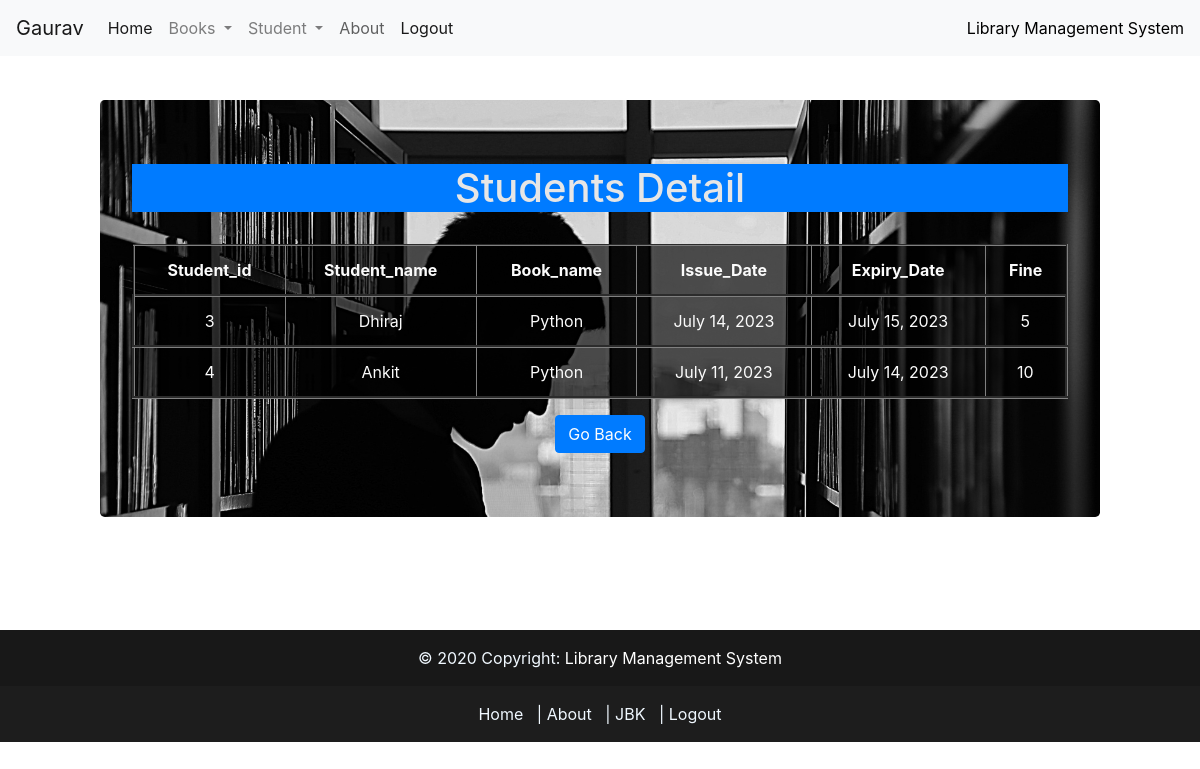
The page /display_acc_req/ (signed in) on the database its author committed.
### library_app/models.py (models this page shows)
class i_b_data(models.Model):
    s_id = models.IntegerField()
    s_name = models.CharField(max_length=25)
    b_name = models.CharField(max_length=25)
    Iss_Date=models.DateField(max_length=25)
    exp_date = models.DateField(max_length=25,null=True)
    Fine = models.IntegerField(null=True)

### library_app/views.py (the view)
# urls.py: path('display_acc_req/', dis_accpeted_data),
@login_required(login_url='/signin/')
def dis_accpeted_data(request):
    data = i_b_data.objects.all()
    for i in data :
        l = str((i.exp_date)).split('-')
        if (date.today() > date(int(l[0]),int(l[1]),int(l[2])) )  :
            i.Fine = int(str(date.today() - date(int(l[0]),int(l[1]),int(l[2])))[:2]) * 5
            i.save()
        else:
            i.Fine = 0
            i.save()
    return render(request,'library_app/accept_data.html',{'data':data})

### library_app/templates/library_app/accept_data.html (shortened to what this page needs)
<!DOCTYPE html>
<html lang="en">
<head>
    {% load static %}
    <link rel="stylesheet" href="{% static 'css/display.css' %}">
    {% include "library_app/base.html" %}
</head>
<body >
    {% include "library_app/navbar.html" %}
      <br>
      <div class='jbt1'>
      <div class="jumbotron" id="jbt" >
        <h1 id="a" class="bg-primary">Students Detail</h1>
        <br>
        <div class="table-responsive">
          {% if user.is_superuser == 1 %}
          <table class="table" id="t" border="2px">
            <thead>
              <tr>
                <th class="th-lg">Student_id</th>
                <th class="th-lg">Student_name</th>
                <th class="th-lg">Book_name</th>
                <th class="th-lg">Issue_Date</th>
                  <th class="th-lg">Expiry_Date</th>
                  <th class="th-lg">Fine</th>
              </tr>
            </thead>
            <tbody>
              {% for i in data %}
              <tr class="tr">
               <td>{{i.s_id}}</td>
               <td>{{i.s_name}}</td>
               <td>{{i.b_name}}</td>
               <td>{{i.Iss_Date}}</td>
               <td>{{i.exp_date}}</td>
               <td>{{i.Fine}}</td>
              </tr>
              {% endfor %}
          </table>
            {% endif %}
          </div>
            <span class="lead" >
              <a href="/index/" class="btn btn-primary " style="color: rgb(253, 253, 253); text-decoration: none; ">Go Back</a>
              </span>
            </div>
      </div>
    {% include "library_app/footer.html" %}
</body>
</html>

### library_app/templates/library_app/base.html (shortened to what this page needs)
<!DOCTYPE html>
<html lang="en">
<head>
    <link rel="stylesheet" href="https://cdn.jsdelivr.net/npm/bootstrap@4.0.0/dist/css/bootstrap.min.css">
</head>
<body>
</body>
</html>

### library_app/templates/library_app/navbar.html (shortened to what this page needs)
<!DOCTYPE html>
<html lang="en">
<head>
</head>
<body>
  {% if user.is_superuser == 1 %}
  <nav class="navbar navbar-expand-lg navbar-light bg-light ">
    <a class="navbar-brand" href="#">{{request.user}}</a>
    <div class="collapse navbar-collapse" id="navbarNavDropdown">
      <ul class="navbar-nav">
        <li class="nav-item active">
          <a class="nav-link" href="/index/">Home <span class="sr-only">(current)</span></a>
        </li>
          <li class="nav-item dropdown">
            <a class="nav-link dropdown-toggle" href="#" id="navbarDropdownMenuLink" data-toggle="dropdown" aria-haspopup="true" aria-expanded="false">
            Books
            </a>
            <li class="nav-item dropdown">
              <a class="nav-link dropdown-toggle" href="#" id="navbarDropdownMenuLink" data-toggle="dropdown" aria-haspopup="true" aria-expanded="false">
              Student
              </a>
        <li class="nav-item dropdown">
                       <li>
<a role="button" class="nav-link" data-toggle="modal" href="#exampleModal" style=" border: none; color: rgba(0, 0, 0, 0.619);">
About
</a>
<li class="nav-item active">
<a class="nav-link" href="/logout/">Logout <span class="sr-only">(current)</span></a>
</li>
</li>
          </ul>
        </div>
        <span class="navbar-text" id="lib">
          Library Management System
          </span>
      </nav>
  {% endif %}
</body>
</html>

### library_app/templates/library_app/footer.html (shortened to what this page needs)
<!DOCTYPE html>
<html lang="en">
<head>
</head>
<body>
<footer style="margin-top: calc(5% + 0.5px);" >
    <div class="text-center p-3" style="background-color: rgba(0, 0, 0, 0.906); color: aliceblue;">
      © 2020 Copyright:
      <a class="text-white" href="/index/">
        Library Management System</a>
    </div>
    <div class="text-center p-3" style="background-color: rgba(0, 0, 0, 0.888); color: aliceblue; text-align: center;">
      <a role="button"   href="/index/" style=" color:aliceblue;">
        Home
      </a>&nbsp |
  <a role="button"  data-toggle="modal" href="#exampleModal" style=" color:aliceblue;">
    About
  </a>
  &nbsp |
  <a    href="https://javabykiran.com/" style=" color:aliceblue;">
    JBK
  </a>
  &nbsp |
  <a    href="/logout/" style=" color:aliceblue;">
    Logout
  </a>
    </div>
  </footer>
</body>
</html>

### library_app/static/css/display.css (style rules this page uses)
#jbt { text-align: center; background-repeat: no-repeat; background-size: cover; }
div.jbt1 { padding: 20px 100px 20px 100px; }
#lib { color: black; }
#a { color: rgb(230, 230, 230); }
#t { color: rgb(251, 251, 251); background-color: rgba(0, 0, 0, 0.664); }
.tr { border-color: rgb(0, 0, 0),red,black; border-style: groove; }

### rows shown on the page
i_b_data: s_id "3", s_name "Dhiraj", b_name "Python", Iss_Date "July 14, 2023", exp_date "July 15, 2023", Fine "5"
i_b_data: s_id "4", s_name "Ankit", b_name "Python", Iss_Date "July 11, 2023", exp_date "July 14, 2023", Fine "10"

### other values the page prints
{{ request.user }} "Gaurav"
